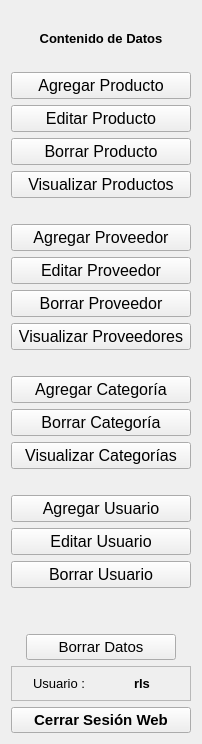
      <widget class="QWidget" name="tab_1">
       <attribute name="title">
        <string>Tab 1</string>
       </attribute>
       <layout class="QVBoxLayout" name="verticalLayout">
        <item>
         <spacer name="horizontalSpacer">
          <property name="orientation">
           <enum>Qt::Orientation::Horizontal</enum>
          </property>
          <property name="sizeHint" stdset="0">
           <size>
            <width>40</width>
            <height>20</height>
           </size>
          </property>
         </spacer>
        </item>
        <item>
         <widget class="QLabel" name="label">
          <property name="font">
           <font>
            <pointsize>10</pointsize>
            <bold>true</bold>
           </font>
          </property>
          <property name="text">
           <string>Contenido de Datos</string>
          </property>
          <property name="alignment">
           <set>Qt::AlignmentFlag::AlignCenter</set>
          </property>
         </widget>
        </item>
        <item>
         <spacer name="horizontalSpacer_2">
          <property name="orientation">
           <enum>Qt::Orientation::Horizontal</enum>
          </property>
          <property name="sizeHint" stdset="0">
           <size>
            <width>40</width>
            <height>20</height>
           </size>
          </property>
         </spacer>
        </item>
        <item>
         <widget class="QPushButton" name="pushButton">
          <property name="font">
           <font>
            <pointsize>12</pointsize>
            <bold>false</bold>
           </font>
          </property>
          <property name="text">
           <string>Agregar Producto</string>
          </property>
          <property name="icon">
           <iconset theme="QIcon::ThemeIcon::ListAdd"/>
          </property>
         </widget>
        </item>
        <item>
         <widget class="QPushButton" name="pushButton_2">
          <property name="font">
           <font>
            <pointsize>12</pointsize>
            <bold>false</bold>
           </font>
          </property>
          <property name="text">
           <string>Editar Producto</string>
          </property>
          <property name="icon">
           <iconset theme="QIcon::ThemeIcon::EditFind"/>
          </property>
         </widget>
        </item>
        <item>
         <widget class="QPushButton" name="pushButton_3">
          <property name="font">
           <font>
            <pointsize>12</pointsize>
            <bold>false</bold>
           </font>
          </property>
          <property name="text">
           <string>Borrar Producto</string>
          </property>
          <property name="icon">
           <iconset theme="QIcon::ThemeIcon::EditDelete"/>
          </property>
         </widget>
        </item>
        <item>
         <widget class="QPushButton" name="pushButton_4">
          <property name="font">
           <font>
            <pointsize>12</pointsize>
            <bold>false</bold>
           </font>
          </property>
          <property name="text">
           <string>Visualizar Productos</string>
          </property>
         </widget>
        </item>
        <item>
         <spacer name="horizontalSpacer_3">
          <property name="orientation">
           <enum>Qt::Orientation::Horizontal</enum>
          </property>
          <property name="sizeHint" stdset="0">
           <size>
            <width>40</width>
            <height>20</height>
           </size>
          </property>
         </spacer>
        </item>
        <item>
         <widget class="QPushButton" name="pushButton_5">
          <property name="font">
           <font>
            <pointsize>12</pointsize>
            <bold>false</bold>
           </font>
          </property>
          <property name="text">
           <string>Agregar Proveedor</string>
          </property>
          <property name="icon">
           <iconset theme="QIcon::ThemeIcon::ListAdd"/>
          </property>
         </widget>
        </item>
        <item>
         <widget class="QPushButton" name="pushButton_6">
          <property name="font">
           <font>
            <pointsize>12</pointsize>
            <bold>false</bold>
           </font>
          </property>
          <property name="text">
           <string>Editar Proveedor</string>
          </property>
          <property name="icon">
           <iconset theme="QIcon::ThemeIcon::EditFind"/>
          </property>
         </widget>
        </item>
        <item>
         <widget class="QPushButton" name="pushButton_7">
          <property name="font">
           <font>
            <pointsize>12</pointsize>
            <bold>false</bold>
           </font>
          </property>
          <property name="text">
           <string>Borrar Proveedor</string>
          </property>
          <property name="icon">
           <iconset theme="QIcon::ThemeIcon::EditDelete"/>
          </property>
         </widget>
        </item>
        <item>
         <widget class="QPushButton" name="pushButton_8">
          <property name="font">
           <font>
            <pointsize>12</pointsize>
            <bold>false</bold>
           </font>
          </property>
          <property name="text">
           <string>Visualizar Proveedores</string>
          </property>
         </widget>
        </item>
        <item>
         <spacer name="horizontalSpacer_4">
          <property name="orientation">
           <enum>Qt::Orientation::Horizontal</enum>
          </property>
          <property name="sizeHint" stdset="0">
           <size>
            <width>40</width>
            <height>20</height>
           </size>
          </property>
         </spacer>
        </item>
        <item>
         <widget class="QPushButton" name="pushButton_9">
          <property name="font">
           <font>
            <pointsize>12</pointsize>
            <bold>false</bold>
           </font>
          </property>
          <property name="text">
           <string>Agregar Categoría</string>
          </property>
          <property name="icon">
           <iconset theme="QIcon::ThemeIcon::ListAdd"/>
          </property>
         </widget>
        </item>
        <item>
         <widget class="QPushButton" name="pushButton_10">
          <property name="font">
           <font>
            <pointsize>12</pointsize>
            <bold>false</bold>
           </font>
          </property>
          <property name="text">
           <string>Borrar Categoría</string>
          </property>
          <property name="icon">
           <iconset theme="QIcon::ThemeIcon::EditDelete"/>
          </property>
         </widget>
        </item>
        <item>
         <widget class="QPushButton" name="pushButton_11">
          <property name="font">
           <font>
            <pointsize>12</pointsize>
            <bold>false</bold>
           </font>
          </property>
          <property name="text">
           <string>Visualizar Categorías</string>
          </property>
         </widget>
        </item>
        <item>
         <spacer name="horizontalSpacer_5">
          <property name="orientation">
           <enum>Qt::Orientation::Horizontal</enum>
          </property>
          <property name="sizeHint" stdset="0">
           <size>
            <width>40</width>
            <height>20</height>
           </size>
          </property>
         </spacer>
        </item>
        <item>
         <widget class="QPushButton" name="pushButton_12">
          <property name="font">
           <font>
            <pointsize>12</pointsize>
            <bold>false</bold>
           </font>
          </property>
          <property name="text">
           <string>Agregar Usuario</string>
          </property>
          <property name="icon">
           <iconset theme="QIcon::ThemeIcon::ListAdd"/>
          </property>
         </widget>
        </item>
        <item>
         <widget class="QPushButton" name="pushButton_13">
          <property name="font">
           <font>
            <pointsize>12</pointsize>
            <bold>false</bold>
           </font>
          </property>
          <property name="text">
           <string>Editar Usuario</string>
          </property>
          <property name="icon">
           <iconset theme="QIcon::ThemeIcon::EditFind"/>
          </property>
         </widget>
        </item>
        <item>
         <widget class="QPushButton" name="pushButton_14">
          <property name="font">
           <font>
            <pointsize>12</pointsize>
            <bold>false</bold>
           </font>
          </property>
          <property name="text">
           <string>Borrar Usuario</string>
          </property>
          <property name="icon">
           <iconset theme="QIcon::ThemeIcon::EditDelete"/>
          </property>
         </widget>
        </item>
        <item>
         <spacer name="verticalSpacer">
          <property name="orientation">
           <enum>Qt::Orientation::Vertical</enum>
          </property>
          <property name="sizeHint" stdset="0">
           <size>
            <width>20</width>
            <height>40</height>
           </size>
          </property>
         </spacer>
        </item>
        <item alignment="Qt::AlignmentFlag::AlignHCenter">
         <widget class="QPushButton" name="pushButton_15">
          <property name="minimumSize">
           <size>
            <width>150</width>
            <height>0</height>
           </size>
          </property>
          <property name="maximumSize">
           <size>
            <width>150</width>
            <height>16777215</height>
           </size>
          </property>
          <property name="font">
           <font>
            <pointsize>11</pointsize>
            <bold>false</bold>
           </font>
          </property>
          <property name="text">
           <string>Borrar Datos</string>
          </property>
          <property name="icon">
           <iconset theme="QIcon::ThemeIcon::DialogWarning"/>
          </property>
         </widget>
        </item>
        <item alignment="Qt::AlignmentFlag::AlignHCenter">
         <widget class="QFrame" name="frame_2">
          <property name="minimumSize">
           <size>
            <width>180</width>
            <height>0</height>
           </size>
          </property>
          <property name="maximumSize">
           <size>
            <width>180</width>
            <height>16777215</height>
           </size>
          </property>
          <property name="frameShape">
           <enum>QFrame::Shape::StyledPanel</enum>
          </property>
          <property name="frameShadow">
           <enum>QFrame::Shadow::Raised</enum>
          </property>
          <layout class="QHBoxLayout" name="horizontalLayout">
           <item alignment="Qt::AlignmentFlag::AlignHCenter">
            <widget class="QLabel" name="label_9">
             <property name="font">
              <font>
               <pointsize>10</pointsize>
               <bold>false</bold>
              </font>
             </property>
             <property name="text">
              <string>Usuario :</string>
             </property>
            </widget>
           </item>
           <item alignment="Qt::AlignmentFlag::AlignHCenter">
            <widget class="QLabel" name="label_4">
             <property name="font">
              <font>
               <pointsize>10</pointsize>
               <bold>true</bold>
              </font>
             </property>
             <property name="text">
              <string>rls</string>
             </property>
            </widget>
           </item>
          </layout>
         </widget>
        </item>
        <item alignment="Qt::AlignmentFlag::AlignHCenter">
         <widget class="QPushButton" name="pushButton_16">
          <property name="minimumSize">
           <size>
            <width>180</width>
            <height>0</height>
           </size>
          </property>
          <property name="maximumSize">
           <size>
            <width>180</width>
            <height>16777215</height>
           </size>
          </property>
          <property name="font">
           <font>
            <pointsize>11</pointsize>
            <bold>true</bold>
           </font>
          </property>
          <property name="text">
           <string>Cerrar Sesión Web</string>
          </property>
          <property name="icon">
           <iconset theme="QIcon::ThemeIcon::SystemLogOut"/>
          </property>
         </widget>
        </item>
       </layout>
      </widget>
